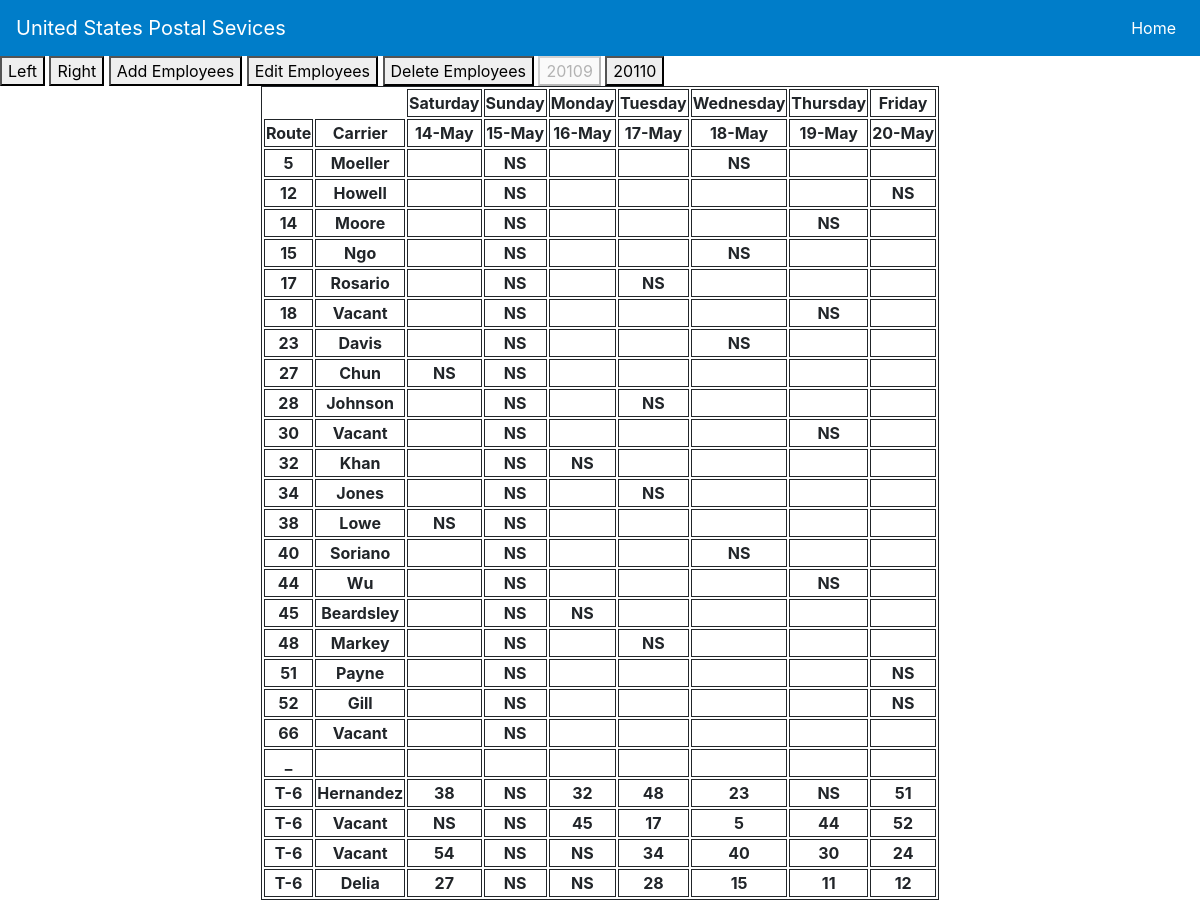
The page /schedule/weekly/20109/2 on the database its author committed.
### routes/models.py (models this page shows)
class Route(models.Model):
	Zone_Choices = (
		('20109', '20109'),
		('20110', '20110'),
	)
	route_id = models.AutoField(primary_key=True, editable=False)
	route_number = models.IntegerField(blank=False, null=True, verbose_name='Route Number')
	route_ns = models.CharField(max_length=30, blank=True, null=True, verbose_name='Route NS (YYYY-MM-DD)')
	route_carrier_first_name = models.CharField(max_length=30, blank=True, null=True, verbose_name='First Name')
	route_carrier_last_name = models.CharField(max_length=30, blank=False, null=True, verbose_name='Last Name')
	route_zone = models.CharField(max_length=30, blank=False, null=True, choices=Zone_Choices, default=None,verbose_name='Route Zone')
	current_route_ns = models.IntegerField(blank=True, null=True, default=-1,verbose_name='Current Route NS')
	T6_id = models.IntegerField(blank=False, null=True, verbose_name='T6 id')
	T6_type = models.CharField(max_length=30, blank=False, null=True,default="T-6", verbose_name='T6 Type')
	T6_carrier_zone = models.CharField(max_length=30, blank=False, null=True, choices=Zone_Choices, default=None,verbose_name='T6 Zone')
	T6_carrier_last_name = models.CharField(max_length=30, blank=False, null=True, verbose_name='Last Name')

### routes/views.py (the view)
# urls.py: path('weekly/20109/<int:week>', views.dashboardView, name="weekly"),
def dashboardView(request,week): # Dashboard view rn redirect('login_url')
	url = request.build_absolute_uri().split('/')
	zone = url[len(url)-2] #get zone users requested
	week = int(url[len(url)-1]) #get week users requested
	find_ns_this_week(week,Route.objects.all()) #find ns this week for every route
	partial_date_week = get_days_for_week(week,"%-d-%b")
	full_date_week = get_days_for_week(week,"%Y-%-m-%-d")
	holiday_this_week = find_holiday_this_week(week)
	routes = Route.objects.filter(route_zone=zone).order_by('route_number')
	routes = regular_list(routes,full_date_week[0],full_date_week[-1])
	T6 = Route.objects.filter(T6_carrier_zone=zone).order_by('T6_id')
	T6 = t6_list(T6,full_date_week[0],full_date_week[-1])
	return render(request, 'weekly.html',{'routes': routes,'T6':T6,'regular_size': len(routes),
		'partial_date_week':partial_date_week,'full_date_week':full_date_week,'holiday_this_week':holiday_this_week})

### routes/views.py (called while the page is built)
def find_ns_this_week(week,routes):#find ns for current week and updates the model for it
	d1 = date.today() + timedelta(days=7*week)
	while(d1.weekday()!=5):
		d1 = d1 + timedelta(-1)
	for route in routes:
		if (route.route_ns == "-1"):
			Route.objects.filter(pk=route.route_id).update(current_route_ns=-1)
		else:
			d0 = route.route_ns.split("-")
			d0 = date(int(d0[0]),int(d0[1]),int(d0[2]))
			d0Sat = d0
			while(d0Sat.weekday()!=5):
				d0Sat = d0Sat + timedelta(-1)
			diff = ((d1 - d0Sat)//7).days
			this_week_ns = d0.weekday()
			if (diff < 0 ):
				diff = diff*-1
				for x in range(diff):
					this_week_ns -= 1
					if this_week_ns==-1 : this_week_ns=5
			else:
				for x in range(diff):
					this_week_ns += 1
					if this_week_ns>=6 : this_week_ns=0
			Route.objects.filter(pk=route.route_id).update(current_route_ns=this_week_ns)

def get_days_for_week(week,format): #get days for the week
	d1 = date.today() + timedelta(days=7*week)
	days_of_week = []
	while(d1.weekday()!=5):
		d1 = d1 + timedelta(-1)
	for x in range (7):
		days_of_week.append(d1.strftime(format))
		d1 = d1 + timedelta(1)
	return days_of_week

def find_holiday_this_week(week):
	d1 = date.today() + timedelta(days=7*week)
	us_holidays = holidays.US()
	while(d1.weekday()!=5):
		d1 = d1 + timedelta(-1)
	for x in range (6):
		if d1 in us_holidays :return d1.weekday()
		d1 = d1 + timedelta(1)
	return -1

def regular_list(regular,start,end):
	list_unique = [["" for col in range(10)] for row in range(len(regular))]
	start = start.split('-')
	start_date = date(int(start[0]), int(start[1]),int(start[2]))
	end = end.split('-')
	end_date = date(int(end[0]), int(end[1]),int(end[2]))
	override = Override.objects.filter(date__range=[start_date, end_date]).order_by('route__T6_id')
	for x in range(len(regular)):
		list_unique[x][regular[x].current_route_ns] = "NS"
		list_unique[x][6] = "NS"
		list_unique[x][7] = regular[x].route_carrier_last_name
		list_unique[x][8] = regular[x].route_id
		list_unique[x][9] = regular[x].route_number
		for y in override:
			if(y.route.route_id ==regular[x].route_id):
				list_unique[x][y.date.weekday()] = y.text
	return(list_unique)

### routes/templates/weekly.html (shortened to what this page needs)
{% extends 'index.html' %}
{% load static %}
{% block content %}
<button onclick="left_button()">Left</button>
<button onclick="right_button()">Right</button>
<button onclick="employee_add_button()">Add Employees</button>
<button onclick="employee_edit_button()">Edit Employees</button>
<button onclick="employee_delete_button()">Delete Employees</button>
<button id = "20109" onclick="switch_zone_button(20109)">20109</button>
<button id = "20110" onclick="switch_zone_button(20110)">20110</button>
<div class="row justify-content-center">
		<table id = "table">
 	  		<tr>
				<th style="border-style:hidden hidden hidden hidden;"></th>
		  		<th style="border-style:hidden hidden hidden hidden;"></th>
		  		<th>Saturday</th>
		  		<th>Sunday</th>
				<th>Monday</th>
		  		<th>Tuesday</th>
		  		<th>Wednesday</th>
		  		<th>Thursday</th>
		  		<th>Friday</th>
	  		</tr>
	  		<tr>
				<th>Route</th>
				<th>Carrier</th>
			  	<th id = "Saturday">{{partial_date_week.0}}</th>
			  	<th id = "Sunday">{{partial_date_week.1}}</th>
			  	<th id = "Monday">{{partial_date_week.2}}</th>
			  	<th id = "Tuesday">{{partial_date_week.3}}</th>
			  	<th id = "Wednesday">{{partial_date_week.4}}</th>
			  	<th id = "Thursday">{{partial_date_week.5}}</th>
			  	<th id = "Friday">{{partial_date_week.6}}</th>
			</tr>
			{% for routes in routes %}
		  		<tr>
				  	<th contenteditable="true" onblur="update_route_number(`{{routes.8}}`,`{{forloop.counter0}}`)">{{routes.9}}</th>
				  	<th contenteditable="true" onblur="update_name(`{{routes.8}}`,`{{forloop.counter0}}`)">{{routes.7}}</th>
				  	<th contenteditable="true" onblur="update_override(`{{routes.8}}`,`{{forloop.counter0}}`,2,`{{full_date_week.0}}`)">{{routes.5}}</th>
				  	<th contenteditable="true" onblur="update_override(`{{routes.8}}`,`{{forloop.counter0}}`,3,`{{full_date_week.1}}`)">{{routes.6}}</th>
				  	<th contenteditable="true" onblur="update_override(`{{routes.8}}`,`{{forloop.counter0}}`,4,`{{full_date_week.2}}`)">{{routes.0}}</th>
				  	<th contenteditable="true" onblur="update_override(`{{routes.8}}`,`{{forloop.counter0}}`,5,`{{full_date_week.3}}`)">{{routes.1}}</th>
				  	<th contenteditable="true" onblur="update_override(`{{routes.8}}`,`{{forloop.counter0}}`,6,`{{full_date_week.4}}`)">{{routes.2}}</th>
				  	<th contenteditable="true" onblur="update_override(`{{routes.8}}`,`{{forloop.counter0}}`,7,`{{full_date_week.5}}`)">{{routes.3}}</th>
				  	<th contenteditable="true" onblur="update_override(`{{routes.8}}`,`{{forloop.counter0}}`,8,`{{full_date_week.6}}`)">{{routes.4}}</th>
				</tr>
			{% endfor %}
			<tr><th>_</th><th></th><th></th><th></th><th></th><th></th><th></th><th></th><th></th></tr>
			{% for t6 in T6 %}
		  		<tr>
				  	<th contenteditable="true" onblur="update_t6_type(`{{t6.9}}`,`{{forloop.counter0}}`)">{{t6.10}}</th>
				  	<th contenteditable="true" onblur="update_t6_name(`{{t6.9}}`,`{{forloop.counter0}}`)">{{t6.7}}</th>
				  	<th contenteditable="true" onblur="update_t6_override(`{{t6.8}}`,`{{forloop.counter0}}`,2,`{{full_date_week.0}}`)">{{t6.5}}</th>
				  	<th contenteditable="true" onblur="update_t6_override(`{{t6.8}}`,`{{forloop.counter0}}`,3,`{{full_date_week.1}}`)">{{t6.6}}</th>
				  	<th contenteditable="true" onblur="update_t6_override(`{{t6.8}}`,`{{forloop.counter0}}`,4,`{{full_date_week.2}}`)">{{t6.0}}</th>
				  	<th contenteditable="true" onblur="update_t6_override(`{{t6.8}}`,`{{forloop.counter0}}`,5,`{{full_date_week.3}}`)">{{t6.1}}</th>
				  	<th contenteditable="true" onblur="update_t6_override(`{{t6.8}}`,`{{forloop.counter0}}`,6,`{{full_date_week.4}}`)">{{t6.2}}</th>
				  	<th contenteditable="true" onblur="update_t6_override(`{{t6.8}}`,`{{forloop.counter0}}`,7,`{{full_date_week.5}}`)">{{t6.3}}</th>
				  	<th contenteditable="true" onblur="update_t6_override(`{{t6.8}}`,`{{forloop.counter0}}`,8,`{{full_date_week.6}}`)">{{t6.4}}</th>
				</tr>
			{% endfor %}
		</table>
</div>
{% endblock %}

### routes/templates/weekly.html (style rules this page uses)
th,td { border: 1px solid; text-align: center; }
table { border: 1px solid; border-collapse: separate; border-spacing:35 35px; }

### rows shown on the page
Route: route_carrier_last_name "Moeller", T6_type "T-6", T6_carrier_last_name "Vacant"
Route: route_carrier_last_name "Howell", T6_type "T-6", T6_carrier_last_name "Delia"
Route: route_carrier_last_name "Moore"
Route: route_carrier_last_name "Ngo"
Route: route_carrier_last_name "Rosario"
Route: route_carrier_last_name "Vacant"
Route: route_carrier_last_name "Davis", T6_type "T-6", T6_carrier_last_name "Hernandez"
Route: route_carrier_last_name "Chun"
Route: route_carrier_last_name "Johnson"
Route: route_carrier_last_name "Vacant", T6_type "T-6", T6_carrier_last_name "Vacant"
Route: route_carrier_last_name "Khan"
Route: route_carrier_last_name "Jones"
Route: route_carrier_last_name "Lowe"
Route: route_carrier_last_name "Soriano"
Route: route_carrier_last_name "Wu"
Route: route_carrier_last_name "Beardsley"
Route: route_carrier_last_name "Markey"
Route: route_carrier_last_name "Payne"
Route: route_carrier_last_name "Gill"
Route: route_carrier_last_name "Vacant"

### other values the page prints
{{ partial_date_week.0 }} "14-May"
{{ partial_date_week.1 }} "15-May"
{{ partial_date_week.2 }} "16-May"
{{ partial_date_week.3 }} "17-May"
{{ partial_date_week.4 }} "18-May"
{{ partial_date_week.5 }} "19-May"
{{ partial_date_week.6 }} "20-May"
{{ routes.9 }} "5" "12" "14" "15" "17" "18" "23" "27" "28" "30" "32" "34" "38" "40" "44" "45" "48" "51" "52" "66"
{{ routes.6 }} "NS" "NS" "NS" "NS" "NS" "NS" "NS" "NS" "NS" "NS" "NS" "NS" "NS" "NS" "NS" "NS" "NS" "NS" "NS" "NS"
{{ routes.2 }} "NS" "NS" "NS" "NS"
{{ routes.4 }} "NS" "NS" "NS"
{{ routes.3 }} "NS" "NS" "NS" "NS"
{{ routes.1 }} "NS" "NS" "NS" "NS"
{{ routes.5 }} "NS" "NS"
{{ routes.0 }} "NS" "NS"
